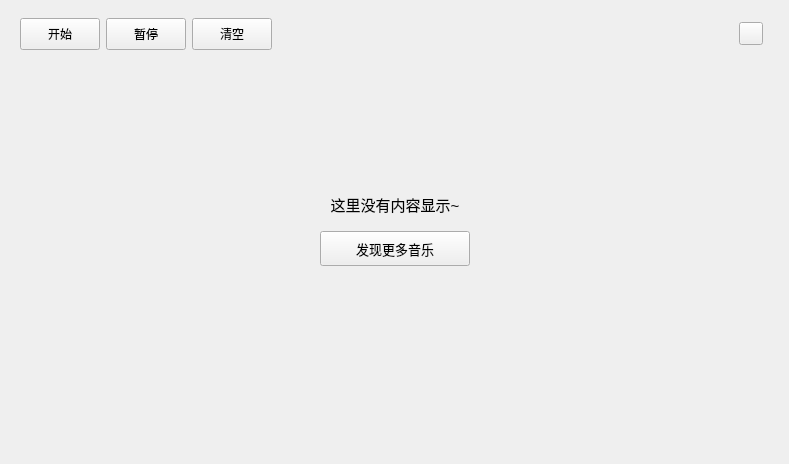
<?xml version="1.0" encoding="UTF-8"?>
<ui version="4.0">
 <class>Downloading</class>
 <widget class="QWidget" name="Downloading">
  <property name="geometry">
   <rect>
    <x>0</x>
    <y>0</y>
    <width>789</width>
    <height>464</height>
   </rect>
  </property>
  <property name="windowTitle">
   <string>Downloading</string>
  </property>
  <layout class="QVBoxLayout" name="verticalLayout">
   <property name="topMargin">
    <number>9</number>
   </property>
   <item>
    <widget class="QWidget" name="title_widget" native="true">
     <property name="minimumSize">
      <size>
       <width>0</width>
       <height>50</height>
      </size>
     </property>
     <layout class="QHBoxLayout" name="horizontalLayout">
      <property name="rightMargin">
       <number>15</number>
      </property>
      <item>
       <widget class="QToolButton" name="start_toolButton">
        <property name="minimumSize">
         <size>
          <width>80</width>
          <height>32</height>
         </size>
        </property>
        <property name="maximumSize">
         <size>
          <width>80</width>
          <height>32</height>
         </size>
        </property>
        <property name="cursor">
         <cursorShape>PointingHandCursor</cursorShape>
        </property>
        <property name="text">
         <string>开始</string>
        </property>
        <property name="toolButtonStyle">
         <enum>Qt::ToolButtonTextBesideIcon</enum>
        </property>
       </widget>
      </item>
      <item>
       <widget class="QToolButton" name="stop_toolButton">
        <property name="minimumSize">
         <size>
          <width>80</width>
          <height>32</height>
         </size>
        </property>
        <property name="maximumSize">
         <size>
          <width>80</width>
          <height>32</height>
         </size>
        </property>
        <property name="cursor">
         <cursorShape>PointingHandCursor</cursorShape>
        </property>
        <property name="text">
         <string>暂停</string>
        </property>
        <property name="iconSize">
         <size>
          <width>16</width>
          <height>16</height>
         </size>
        </property>
        <property name="toolButtonStyle">
         <enum>Qt::ToolButtonTextBesideIcon</enum>
        </property>
       </widget>
      </item>
      <item>
       <widget class="QToolButton" name="clear_toolButton">
        <property name="minimumSize">
         <size>
          <width>80</width>
          <height>32</height>
         </size>
        </property>
        <property name="maximumSize">
         <size>
          <width>80</width>
          <height>32</height>
         </size>
        </property>
        <property name="cursor">
         <cursorShape>PointingHandCursor</cursorShape>
        </property>
        <property name="text">
         <string>清空</string>
        </property>
        <property name="toolButtonStyle">
         <enum>Qt::ToolButtonTextBesideIcon</enum>
        </property>
       </widget>
      </item>
      <item>
       <spacer name="horizontalSpacer">
        <property name="orientation">
         <enum>Qt::Horizontal</enum>
        </property>
        <property name="sizeHint" stdset="0">
         <size>
          <width>445</width>
          <height>20</height>
         </size>
        </property>
       </spacer>
      </item>
      <item>
       <widget class="QToolButton" name="setting_toolButton">
        <property name="sizePolicy">
         <sizepolicy hsizetype="Fixed" vsizetype="Fixed">
          <horstretch>18</horstretch>
          <verstretch>18</verstretch>
         </sizepolicy>
        </property>
        <property name="minimumSize">
         <size>
          <width>18</width>
          <height>18</height>
         </size>
        </property>
        <property name="cursor">
         <cursorShape>PointingHandCursor</cursorShape>
        </property>
        <property name="text">
         <string/>
        </property>
       </widget>
      </item>
     </layout>
    </widget>
   </item>
   <item>
    <widget class="QWidget" name="table_widget" native="true">
     <layout class="QVBoxLayout" name="verticalLayout_2" stretch="2,1,3">
      <item>
       <spacer name="verticalSpacer_2">
        <property name="orientation">
         <enum>Qt::Vertical</enum>
        </property>
        <property name="sizeHint" stdset="0">
         <size>
          <width>20</width>
          <height>40</height>
         </size>
        </property>
       </spacer>
      </item>
      <item>
       <layout class="QGridLayout" name="gridLayout">
        <property name="verticalSpacing">
         <number>15</number>
        </property>
        <item row="0" column="0">
         <spacer name="horizontalSpacer_8">
          <property name="orientation">
           <enum>Qt::Horizontal</enum>
          </property>
          <property name="sizeHint" stdset="0">
           <size>
            <width>40</width>
            <height>20</height>
           </size>
          </property>
         </spacer>
        </item>
        <item row="0" column="1">
         <widget class="QLabel" name="prompt_label">
          <property name="font">
           <font>
            <pointsize>11</pointsize>
           </font>
          </property>
          <property name="text">
           <string>这里没有内容显示~</string>
          </property>
          <property name="scaledContents">
           <bool>false</bool>
          </property>
          <property name="alignment">
           <set>Qt::AlignBottom|Qt::AlignHCenter</set>
          </property>
         </widget>
        </item>
        <item row="0" column="2">
         <spacer name="horizontalSpacer_9">
          <property name="orientation">
           <enum>Qt::Horizontal</enum>
          </property>
          <property name="sizeHint" stdset="0">
           <size>
            <width>40</width>
            <height>20</height>
           </size>
          </property>
         </spacer>
        </item>
        <item row="1" column="0">
         <spacer name="horizontalSpacer_11">
          <property name="orientation">
           <enum>Qt::Horizontal</enum>
          </property>
          <property name="sizeHint" stdset="0">
           <size>
            <width>40</width>
            <height>20</height>
           </size>
          </property>
         </spacer>
        </item>
        <item row="1" column="1">
         <widget class="QPushButton" name="search_pushButton">
          <property name="minimumSize">
           <size>
            <width>150</width>
            <height>35</height>
           </size>
          </property>
          <property name="maximumSize">
           <size>
            <width>150</width>
            <height>35</height>
           </size>
          </property>
          <property name="font">
           <font>
            <pointsize>10</pointsize>
           </font>
          </property>
          <property name="cursor">
           <cursorShape>PointingHandCursor</cursorShape>
          </property>
          <property name="text">
           <string>发现更多音乐</string>
          </property>
         </widget>
        </item>
        <item row="1" column="2">
         <spacer name="horizontalSpacer_10">
          <property name="orientation">
           <enum>Qt::Horizontal</enum>
          </property>
          <property name="sizeHint" stdset="0">
           <size>
            <width>40</width>
            <height>20</height>
           </size>
          </property>
         </spacer>
        </item>
       </layout>
      </item>
      <item>
       <spacer name="verticalSpacer">
        <property name="orientation">
         <enum>Qt::Vertical</enum>
        </property>
        <property name="sizeHint" stdset="0">
         <size>
          <width>20</width>
          <height>40</height>
         </size>
        </property>
       </spacer>
      </item>
     </layout>
    </widget>
   </item>
  </layout>
 </widget>
 <resources/>
 <connections/>
</ui>
